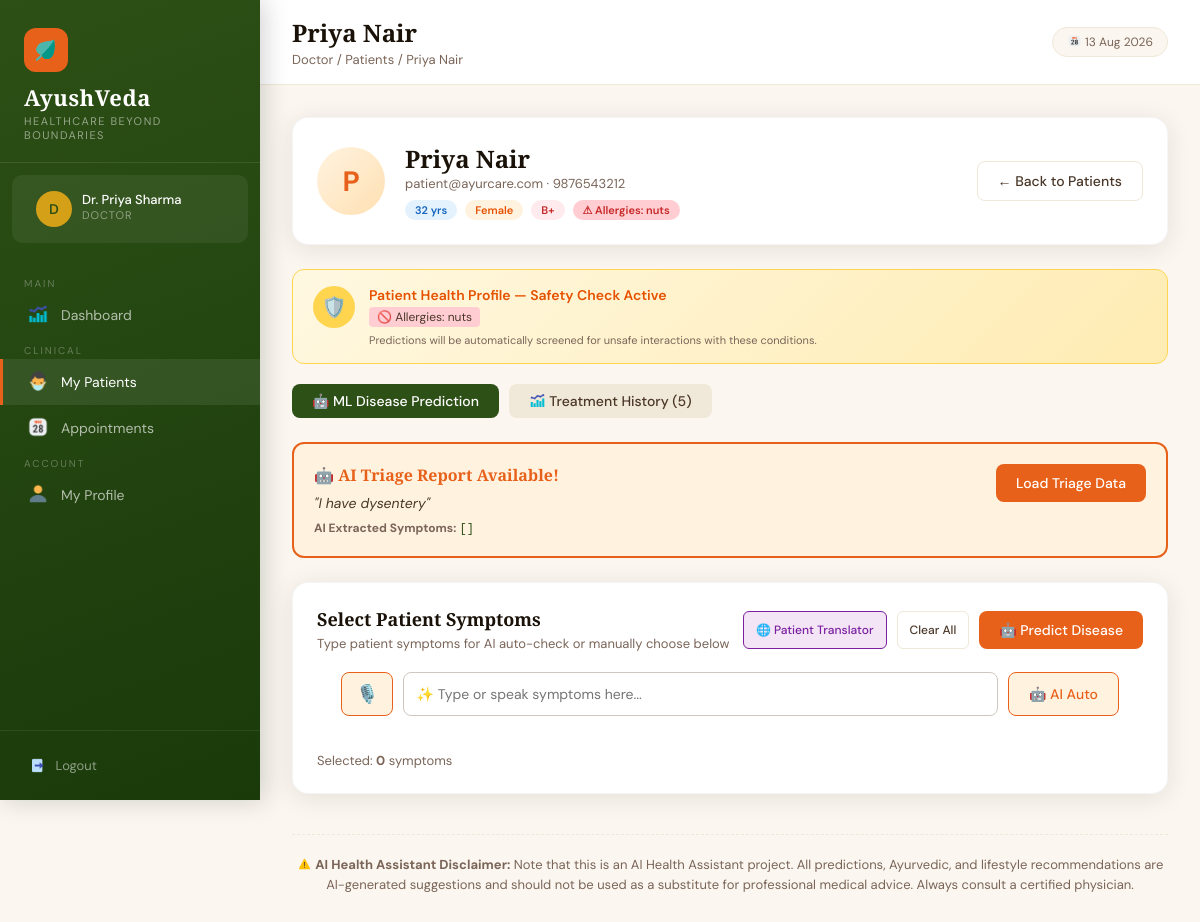
/doctor/patients/1 (signed in), run on the app's committed database.
### tables this page shows
CREATE TABLE doctors (
            id INTEGER PRIMARY KEY AUTOINCREMENT,
            name TEXT NOT NULL,
            email TEXT UNIQUE NOT NULL,
            password TEXT NOT NULL,
            phone TEXT,
            specialization TEXT,
            qualification TEXT,
            experience INTEGER DEFAULT 0,
            created_at TIMESTAMP DEFAULT CURRENT_TIMESTAMP
        );

CREATE TABLE patients (
            id INTEGER PRIMARY KEY AUTOINCREMENT,
            name TEXT NOT NULL,
            email TEXT UNIQUE NOT NULL,
            password TEXT NOT NULL,
            phone TEXT,
            age INTEGER,
            gender TEXT,
            blood_group TEXT,
            address TEXT,
            doctor_id INTEGER,
            created_at TIMESTAMP DEFAULT CURRENT_TIMESTAMP, preexisting_conditions TEXT, allergies TEXT, triage_raw_text TEXT, triage_symptoms TEXT, latitude REAL, longitude REAL, location_updated_at TIMESTAMP, share_location INTEGER DEFAULT 0,
            FOREIGN KEY (doctor_id) REFERENCES doctors(id)
        );

### app.py (the view)
@app.route('/doctor/patients/<int:id>')
@login_required('doctor')
def doctor_view_patient(id):
    conn = get_db()
    patient = conn.execute("SELECT * FROM patients WHERE id=?", (id,)).fetchone()
    prescriptions = conn.execute(
        "SELECT pr.*, d.name as doctor_name FROM prescriptions pr JOIN doctors d ON pr.doctor_id=d.id WHERE pr.patient_id=? ORDER BY pr.created_at DESC",
        (id,)
    ).fetchall()
    doctor = conn.execute("SELECT * FROM doctors WHERE id=?", (session['user_id'],)).fetchone()
    conn.close()
    return render_template('doctor/view_patient.html', patient=patient, prescriptions=prescriptions, symptoms_list=symptoms_list, doctor=doctor)

### app.py (called while the page is built)
@app.context_processor
def inject_now():
    return {'now': datetime.now().strftime('%d %b %Y')}

def get_db():
    conn = sqlite3.connect(DB_PATH)
    conn.row_factory = sqlite3.Row
    return conn

def login_required(role):
    def decorator(f):
        @wraps(f)
        def wrapper(*args, **kwargs):
            if session.get('role') != role:
                flash('Please login to continue.', 'error')
                return redirect(url_for(f'{role}_login'))
            return f(*args, **kwargs)
        return wrapper
    return decorator

### templates/doctor/view_patient.html (shortened to what this page needs)
{% extends 'base.html' %}
{% block page_title %}{{ patient.name }}{% endblock %}
{% block breadcrumb %}Doctor / Patients / {{ patient.name }}{% endblock %}
{% block nav %}
<span class="nav-section-label">Main</span>
<a href="/doctor/dashboard" class="nav-link"><span class="icon"><img src="/static/images/dashboard_icon.png" style="height:1.2em;width:1.2em;vertical-align:-0.2em;"></span> Dashboard</a>
<span class="nav-section-label">Clinical</span>
<a href="/doctor/patients" class="nav-link active"><span class="icon"><img src="/static/images/patients_icon.png" style="height:1.2em;width:1.2em;vertical-align:-0.2em;"></span> My Patients</a>
<a href="/doctor/appointments" class="nav-link"><span class="icon"><img src="/static/images/appointments_icon.png" style="height:1.2em;width:1.2em;vertical-align:-0.2em;"></span> Appointments</a>
<span class="nav-section-label">Account</span>
<a href="/doctor/profile" class="nav-link"><span class="icon"><img src="/static/images/profile_icon.png" style="height:1.2em;width:1.2em;vertical-align:-0.2em;"></span> My Profile</a>
{% endblock %}
{% block content %}
<div class="card" style="margin-bottom:24px">
    <div style="display:flex;align-items:center;justify-content:space-between;flex-wrap:wrap;gap:16px">
        <div style="display:flex;align-items:center;gap:20px">
            <div style="width:68px;height:68px;background:linear-gradient(135deg,#FFF3E0,#FFE0B2);border-radius:50%;display:flex;align-items:center;justify-content:center;font-size:28px;font-weight:700;color:#E8611A">
                {{ patient.name[0].upper() }}
            </div>
            <div>
                <h2 style="font-size:24px">{{ patient.name }}</h2>
                <p style="color:#7A6558;font-size:13px">{{ patient.email }} · {{ patient.phone or 'No phone' }}</p>
                <div style="display:flex;gap:8px;margin-top:8px;flex-wrap:wrap">
                    <span class="badge badge-blue">{{ patient.age or 'N/A' }} yrs</span>
                    <span class="badge badge-orange">{{ patient.gender or 'N/A' }}</span>
                    <span class="badge badge-red">{{ patient.blood_group or 'N/A' }}</span>
                    {% if patient.allergies %}
                    <span class="badge badge-red" style="background:#FFCDD2;color:#C62828">⚠ Allergies: {{ patient.allergies }}</span>
                    {% endif %}
                </div>
            </div>
        </div>
        <a href="/doctor/patients" class="btn btn-outline">← Back to Patients</a>
    </div>
</div>
{% if patient.preexisting_conditions or patient.allergies %}
<div class="health-profile-card">
    <div class="hp-icon">🛡️</div>
    <div style="flex:1">
        <div style="font-size:14px;font-weight:600;color:#E65100;margin-bottom:4px">Patient Health Profile — Safety Check Active</div>
        <div style="font-size:12px;color:#4A3728;line-height:1.6">
            {% if patient.allergies %}
            <span style="background:#FFCDD2;padding:2px 8px;border-radius:4px">🚫 Allergies: {{ patient.allergies }}</span>
            {% endif %}
        </div>
        <div style="font-size:11px;color:#7A6558;margin-top:6px">Predictions will be automatically screened for unsafe interactions with these conditions.</div>
    </div>
</div>
{% endif %}
<div style="display:flex;gap:10px;margin-bottom:24px">
    <button class="tab-btn active" onclick="showTab('predict',this)">🤖 ML Disease Prediction</button>
    <button class="tab-btn" onclick="showTab('history',this)"><img src="/static/images/dashboard_icon.png" style="height:1.2em;width:1.2em;vertical-align:-0.2em;"> Treatment History ({{ prescriptions|length }})</button>
</div>
<div id="tab_predict">
    {% if patient.triage_symptoms %}
    <div style="background:#FFF3E0;border:2px solid #E8611A;border-radius:12px;padding:20px;margin-bottom:24px;">
        <div style="display:flex;justify-content:space-between;align-items:flex-start">
            <div>
                <h4 style="margin:0;color:#E8611A;font-size:16px;display:flex;align-items:center;gap:6px">🤖 AI Triage Report Available!</h4>
                <p style="margin:8px 0;font-size:14px;color:#4A3728;font-style:italic;">"{{ patient.triage_raw_text }}"</p>
                <div style="font-size:12px;color:#7A6558">
                    <strong>AI Extracted Symptoms:</strong>
                    <span style="font-family:monospace;color:#2D5016">{{ patient.triage_symptoms }}</span>
                </div>
            </div>
            <button class="btn btn-primary" onclick="loadTriageData()" style="background:#E8611A;border-color:#E8611A;box-shadow:none">Load Triage Data</button>
        </div>
    </div>
    {% endif %}
    <div class="card" style="margin-bottom:20px">
        <div class="card-header">
            <div>
                <h3 class="card-title">Select Patient Symptoms</h3>
                <p style="font-size:13px;color:#7A6558;margin-top:4px">Type patient symptoms for AI auto-check or manually choose below</p>
            </div>
            <div style="display:flex;gap:10px">
                <button onclick="toggleTranslatorPanel()" class="btn btn-outline btn-sm" id="translator_toggle_btn" style="border-color:#7B1FA2;color:#7B1FA2;background:#F3E5F5">🌐 Patient Translator</button>
                <button onclick="clearSymptoms()" class="btn btn-outline btn-sm">Clear All</button>
                <button onclick="predictDisease()" class="btn btn-primary" id="predict_btn">🤖 Predict Disease</button>
            </div>
        </div>
        <div style="margin-bottom:20px;display:flex;gap:10px;padding:0 24px;">
            <button type="button" onclick="startDictation()" class="btn btn-outline" id="voice_btn" style="border-color:#E8611A;color:#E8611A;background:#FFF3E0;font-size:18px;padding:0 14px;" title="Dictate Symptoms">🎙️</button>
            <input type="text" id="ai_symptom_input" placeholder="✨ Type or speak symptoms here..." style="flex:1;padding:12px;border:1px solid #D0C8C0;border-radius:8px;font-family:'DM Sans';font-size:14px">
            <button type="button" onclick="extractSymptoms()" class="btn btn-outline" id="ai_extract_btn" style="border-color:#E8611A;color:#E8611A;background:#FFF3E0">🤖 AI Auto</button>
        </div>
        <div style="margin-top:16px;font-size:13px;color:#7A6558">
            Selected: <strong id="selected_count">0</strong> symptoms
        </div>
    </div>
</div>
{% endblock %}

### templates/base.html (shortened to what this page needs)
<!DOCTYPE html>
<html lang="en">
<head>
</head>
<body>
    {% block body %}
    <div class="sidebar">
        <div class="sidebar-brand">
            <div class="logo-icon"><img src="/static/images/logo_icon.png"
                    style="height:1.2em;width:1.2em;vertical-align:-0.2em;"></div>
            <h2>AyushVeda</h2>
            <p>Healthcare Beyond Boundaries</p>
        </div>
        {% if session.user_name %}
        <div class="sidebar-user">
            <div class="avatar">{{ session.user_name[0].upper() }}</div>
            <div class="user-info">
                <div class="user-name">{{ session.user_name }}</div>
                <div class="user-role">{{ session.role|capitalize }}</div>
            </div>
        </div>
        {% endif %}
        <nav class="sidebar-nav">
            {% block nav %}{% endblock %}
        </nav>
        <div class="sidebar-footer">
            <a href="/logout" class="logout-btn"><img src="/static/images/logout_icon.png"
                    style="height:1.2em;width:1.2em;vertical-align:-0.2em;"> Logout</a>
        </div>
    </div>
    <div class="main">
        <div class="topbar">
            <div>
                <h1>{% block page_title %}Dashboard{% endblock %}</h1>
                <div class="breadcrumb">{% block breadcrumb %}Home{% endblock %}</div>
            </div>
            <div class="topbar-right">
                <span class="date-badge"><img src="/static/images/appointments_icon.png"
                        style="height:1.2em;width:1.2em;vertical-align:-0.2em;"> {{ now }}</span>
            </div>
        </div>
        <div class="content">
            {% block content %}{% endblock %}
            <div class="content-footer"
                style="margin-top: 40px; padding-top: 20px; border-top: 1px dashed var(--cream-dark); text-align: center; font-size: 13px; color: var(--text-light); line-height: 1.5;">
                <strong><img src="/static/images/warning_icon.png"
                        style="height:1.2em;width:1.2em;vertical-align:-0.2em;"> AI Health Assistant
                    Disclaimer:</strong> Note that this is an AI Health Assistant project. All predictions, Ayurvedic,
                and lifestyle recommendations are AI-generated suggestions and should not be used as a substitute for
                professional medical advice. Always consult a certified physician.
            </div>
        </div>
    </div>
    {% endblock %}
</body>
</html>

### templates/doctor/view_patient.html (style rules this page uses)
.tab-btn { padding: 8px 20px; border: none; border-radius: 8px; cursor: pointer; font-family: 'DM Sans'; font-size: 14px; font-weight: 500; transition: all 0.2s; background: #F0E8D8; color: #4A3728; }
.tab-btn.active { background: #2D5016; color: #fff; }
.health-profile-card { background: linear-gradient(135deg, #FFF8E1, #FFECB3); border: 1.5px solid #FFD54F; border-radius: 12px; padding: 16px 20px; margin-bottom: 20px; display: flex; align-items: flex-start; gap: 14px; }
.health-profile-card .hp-icon { width: 42px; height: 42px; border-radius: 50%; background: #FFD54F; display: flex; align-items: center; justify-content: center; font-size: 20px; flex-shrink: 0; }

### data on the page
doctors: user_name "Dr. Priya Sharma"
patients: name "Priya Nair", name "P", email "patient@ayurcare.com", phone "9876543212", age "32", gender "Female", blood_group "B+", allergies "nuts", triage_raw_text "I have dysentery", triage_symptoms "[]"

### other printed values
{{ session.user_name[0].upper() }} "D"
{{ session.role|capitalize }} "DOCTOR"
{{ prescriptions|length }} "5"
